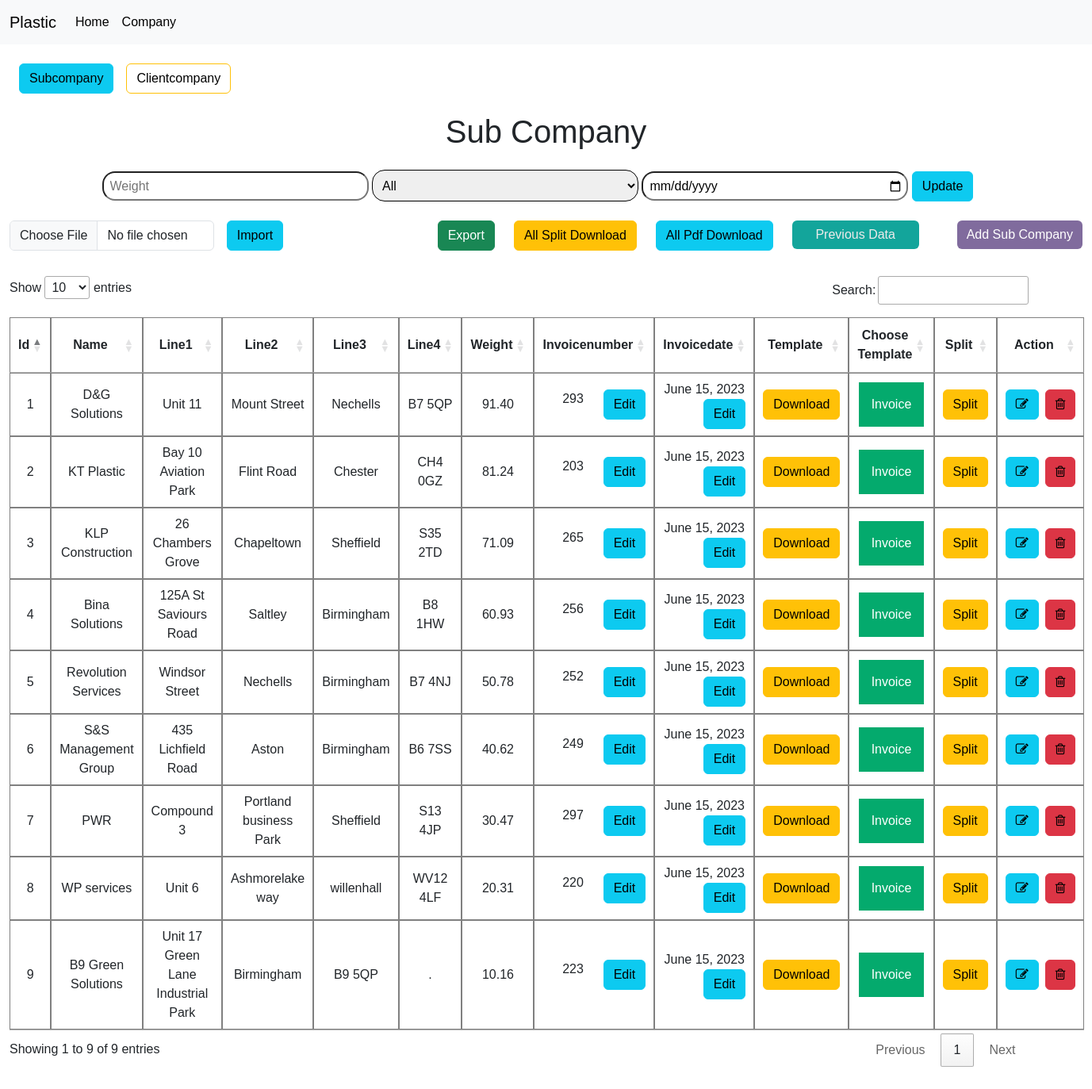
Page /subcompanyone/3/ on the earlier database version.
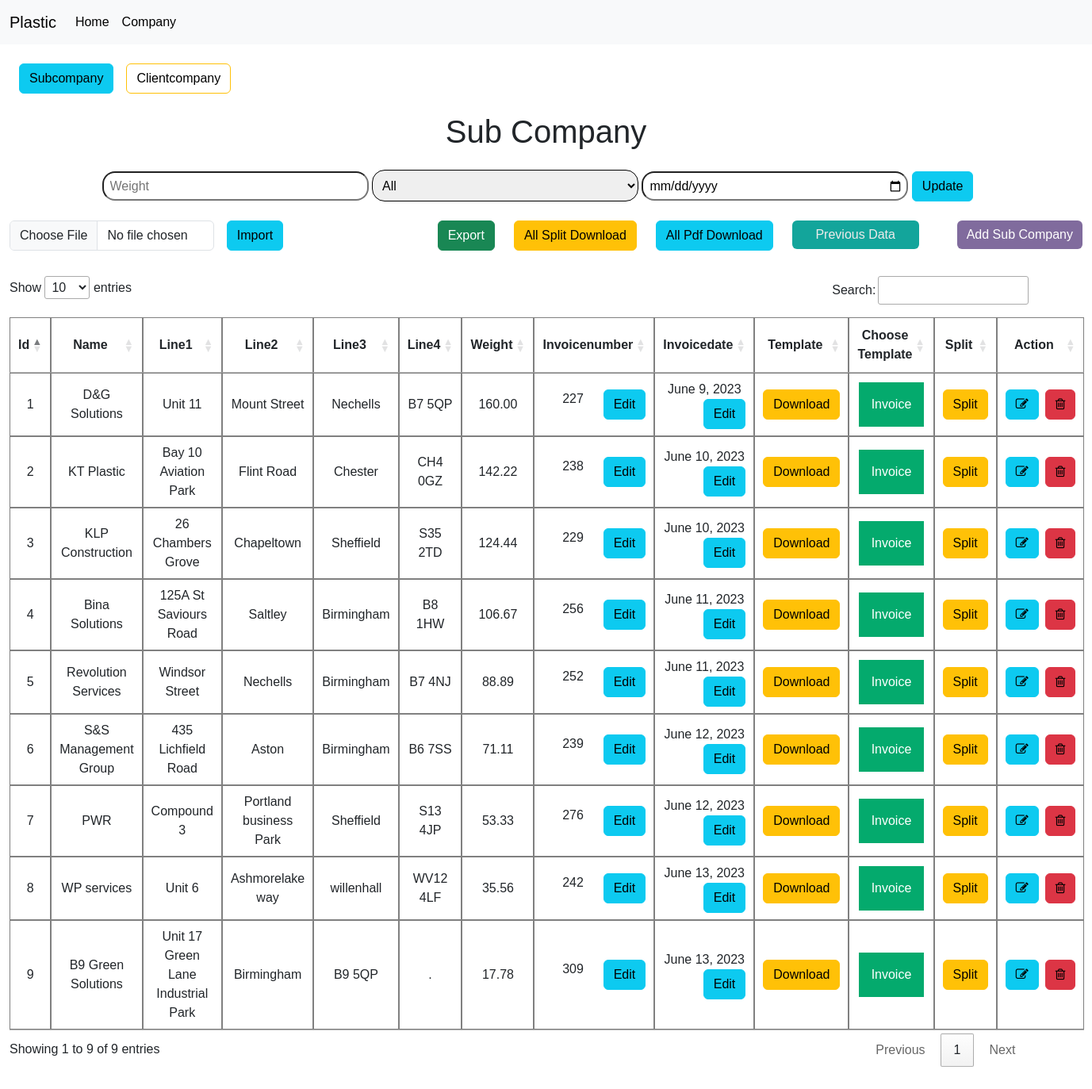
Same page on the later database version.
### excelapp/models.py (models this page shows, shortened)
class SubCompany(models.Model):
    head_company = models.ForeignKey(HeadCompany, on_delete=models.CASCADE)
    name = models.CharField(max_length=100)
    line1 = models.CharField(max_length=150)
    line2 = models.CharField(max_length=150)
    line3 = models.CharField(max_length=150)
    line4 = models.CharField(max_length=150)
    urlname = models.CharField(max_length=150, null=True, blank=True)
    weight = models.DecimalField(max_digits=7,null=True, blank=True, decimal_places=2)
    Invoicenumber = models.IntegerField(null=True, blank=True)
    date = models.DateField(auto_now_add=True)
    invoicedate = models.DateField(null=True, blank=True)
    rangemin = models.FloatField(null=True, blank=True)
    rangemax = models.FloatField(null=True, blank=True)

### excelapp/views.py (the view, shortened to what this page needs)
# urls.py: path('subcompanyone/<int:id>/', SubCompanyOneView.as_view(), name="subcompanyone"),
class SubCompanyOneView(View):
    def get(self, request, id):
        subform = SubcompanyForm()
        headcom = HeadCompany.objects.get(id=id)
        subview = SubCompany.objects.filter(head_company = headcom)
        return render(request, "subcompanyone.html", {'subview' :subview, 'myid' : id, 'form' : subform})

### excelapp/forms.py
class SubcompanyForm(forms.ModelForm):
    class Meta:
        model = SubCompany
        fields = ('head_company',  'name', 'line1', 'line2', 'line3', 'line4', 'invoicedate', 'rangemin', 'rangemax')
        widgets = {
            'head_company': forms.Select(attrs={'class': 'form-control'}),
            'name': forms.TextInput(attrs={'class': 'form-control', 'placeholder' : 'Name'}),
            'line1': forms.TextInput(attrs={'class': 'form-control', 'placeholder' : 'line1'}),
            'line2': forms.TextInput(attrs={'class': 'form-control', 'placeholder' : 'line2'}),
            'line3': forms.TextInput(attrs={'class': 'form-control', 'placeholder' : 'line3'}),
            'line4': forms.TextInput(attrs={'class': 'form-control', 'placeholder' : 'line4'}),
            'rangemin': forms.NumberInput(attrs={'class': 'form-control', 'placeholder' : 'Min'}),
            'rangemax': forms.NumberInput(attrs={'class': 'form-control',  'placeholder' : 'Max'}),
            'invoicedate': forms.DateInput(attrs={'type' :'date',  'class': 'form-control',  'placeholder' : 'Max'}),
        }

### excelapp/models.py (called while the page is built)
    def __str__(self):
        return self.name

### excelapp/templates/subcompanyone.html (shortened to what the changed rows need)
{% extends 'base.html' %}
{% block content %}
<div class="container mt-4 text-center mb-4">
    <h1>Sub Company</h1>
  </div>
            <thead>
                <tr>
                    <th>Id</th>
                    <th>Name </th>
                    <th>Line1 </th>
                    <th>Line2 </th>
                    <th>Line3 </th>
                    <th>Line4 </th>
                    <th>Weight </th>
                    <th>Invoicenumber </th>
                    <th>Invoicedate </th>
                    <th>Template </th>
                    <th>Choose Template </th>
                    <th>Split </th>
                    <th>Action </th>
                </tr>
            </thead>
            <tbody>
                {% for sub in  subview %}
                <tr>
                  <td>{{sub.id}}</td>
                    <td>{{sub.name}}</td>
                    <td>{{sub.line1}}</td>
                    <td>{{sub.line2}}</td>
                    <td>{{sub.line3}}</td>
                    <td>{{sub.line4}}</td>
                    <td>{{sub.weight}}</td>
                    <td>{{sub.Invoicenumber}} <a
                      href="#"
                      class="btn btn-info"
                      onclick="showModelwithNumber('{{sub.id}}')"
                      >Edit</a
                    >
                    </td>
                    <td> <span>{{sub.invoicedate}} <a
                      href="#"
                      class="btn btn-info"
                      onclick="showModelwithDate('{{sub.id}}')"
                      >Edit</a
                    >
                    </span>  </td>
                    <td><a href="/{{sub.urlname}}/{{sub.id}}" class="btn btn-warning">Download</a></td>
                    <td><div class="dropdown">
                      <button class="dropbtn">Invoice</button>
                    </div></td>
                    <td><a href="{% url 'subcompnaysplit' sub.id %}" class="btn btn-warning">Split</a></td>
                    <td> <div class="d-flex"><a href="{% url 'subcompanyupdate' id=sub.id id2=myid %}" class="btn btn-info me-2"><i class="fa fa-pencil-square-o" aria-hidden="true"></i></a> <a href="{% url 'subcompanydelete' id=sub.id id2=myid %}" class="btn btn-danger"><i class="fa fa-trash-o" aria-hidden="true"></i></a></div> </td>
                {% endfor %}
                </tr>
            </tbody>
{% endblock %}

Differences in the rows shown:
changed SubCompany "D&G Solutions": weight "91.40" → "160.00"; Invoicenumber "293" → "227"; invoicedate "June 15, 2023" → "June 9, 2023"
changed SubCompany "KT Plastic": weight "81.24" → "142.22"; Invoicenumber "203" → "238"; invoicedate "June 15, 2023" → "June 10, 2023"
changed SubCompany "KLP Construction": weight "71.09" → "124.44"; Invoicenumber "265" → "229"; invoicedate "June 15, 2023" → "June 10, 2023"
changed SubCompany "Bina Solutions": weight "60.93" → "106.67"; invoicedate "June 15, 2023" → "June 11, 2023"
changed SubCompany "Revolution Services": weight "50.78" → "88.89"; invoicedate "June 15, 2023" → "June 11, 2023"
changed SubCompany "S&S Management Group": weight "40.62" → "71.11"; Invoicenumber "249" → "239"; invoicedate "June 15, 2023" → "June 12, 2023"
changed SubCompany "PWR": weight "30.47" → "53.33"; Invoicenumber "297" → "276"; invoicedate "June 15, 2023" → "June 12, 2023"
changed SubCompany "WP services": weight "20.31" → "35.56"; Invoicenumber "220" → "242"; invoicedate "June 15, 2023" → "June 13, 2023"
changed SubCompany "B9 Green Solutions": weight "10.16" → "17.78"; Invoicenumber "223" → "309"; invoicedate "June 15, 2023" → "June 13, 2023"
